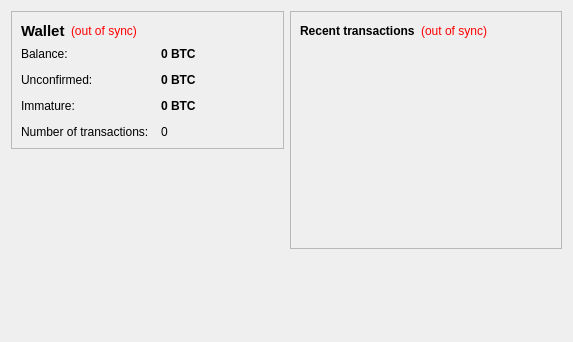
<?xml version="1.0" encoding="UTF-8"?>
<ui version="4.0">
 <class>OverviewPage</class>
 <widget class="QWidget" name="OverviewPage">
  <property name="geometry">
   <rect>
    <x>0</x>
    <y>0</y>
    <width>573</width>
    <height>342</height>
   </rect>
  </property>
  <property name="windowTitle">
   <string>Form</string>
  </property>
  <layout class="QHBoxLayout" name="horizontalLayout" stretch="1,1">
   <item>
    <layout class="QVBoxLayout" name="verticalLayout_2">
     <item>
      <widget class="QFrame" name="frame">
       <property name="frameShape">
        <enum>QFrame::StyledPanel</enum>
       </property>
       <property name="frameShadow">
        <enum>QFrame::Raised</enum>
       </property>
       <layout class="QVBoxLayout" name="verticalLayout_4">
        <item>
         <layout class="QHBoxLayout" name="horizontalLayout_4">
          <item>
           <widget class="QLabel" name="label_5">
            <property name="font">
             <font>
              <pointsize>11</pointsize>
              <weight>75</weight>
              <bold>true</bold>
             </font>
            </property>
            <property name="text">
             <string>Wallet</string>
            </property>
           </widget>
          </item>
          <item>
           <widget class="QLabel" name="labelWalletStatus">
            <property name="toolTip">
             <string>The displayed information may be out of date. Your wallet automatically synchronizes with the Freicoin network after a connection is established, but this process has not completed yet.</string>
            </property>
            <property name="styleSheet">
             <string notr="true">QLabel { color: red; }</string>
            </property>
            <property name="text">
             <string notr="true">(out of sync)</string>
            </property>
            <property name="alignment">
             <set>Qt::AlignLeading|Qt::AlignLeft|Qt::AlignVCenter</set>
            </property>
           </widget>
          </item>
          <item>
           <spacer name="horizontalSpacer_2">
            <property name="orientation">
             <enum>Qt::Horizontal</enum>
            </property>
            <property name="sizeHint" stdset="0">
             <size>
              <width>40</width>
              <height>20</height>
             </size>
            </property>
           </spacer>
          </item>
         </layout>
        </item>
        <item>
         <layout class="QFormLayout" name="formLayout_2">
          <property name="fieldGrowthPolicy">
           <enum>QFormLayout::AllNonFixedFieldsGrow</enum>
          </property>
          <property name="horizontalSpacing">
           <number>12</number>
          </property>
          <property name="verticalSpacing">
           <number>12</number>
          </property>
          <item row="0" column="0">
           <widget class="QLabel" name="label">
            <property name="text">
             <string>Balance:</string>
            </property>
           </widget>
          </item>
          <item row="0" column="1">
           <widget class="QLabel" name="labelBalance">
            <property name="font">
             <font>
              <weight>75</weight>
              <bold>true</bold>
             </font>
            </property>
            <property name="cursor">
             <cursorShape>IBeamCursor</cursorShape>
            </property>
            <property name="toolTip">
             <string>Your current balance</string>
            </property>
            <property name="text">
             <string notr="true">0 BTC</string>
            </property>
            <property name="textInteractionFlags">
             <set>Qt::LinksAccessibleByMouse|Qt::TextSelectableByKeyboard|Qt::TextSelectableByMouse</set>
            </property>
           </widget>
          </item>
          <item row="1" column="0">
           <widget class="QLabel" name="label_3">
            <property name="text">
             <string>Unconfirmed:</string>
            </property>
           </widget>
          </item>
          <item row="1" column="1">
           <widget class="QLabel" name="labelUnconfirmed">
            <property name="font">
             <font>
              <weight>75</weight>
              <bold>true</bold>
             </font>
            </property>
            <property name="cursor">
             <cursorShape>IBeamCursor</cursorShape>
            </property>
            <property name="toolTip">
             <string>Total of transactions that have yet to be confirmed, and do not yet count toward the current balance</string>
            </property>
            <property name="text">
             <string notr="true">0 BTC</string>
            </property>
            <property name="textInteractionFlags">
             <set>Qt::LinksAccessibleByMouse|Qt::TextSelectableByKeyboard|Qt::TextSelectableByMouse</set>
            </property>
           </widget>
          </item>
          <item row="3" column="0">
           <widget class="QLabel" name="label_2">
            <property name="text">
             <string>Number of transactions:</string>
            </property>
           </widget>
          </item>
          <item row="3" column="1">
           <widget class="QLabel" name="labelNumTransactions">
            <property name="toolTip">
             <string>Total number of transactions in wallet</string>
            </property>
            <property name="text">
             <string notr="true">0</string>
            </property>
           </widget>
          </item>
          <item row="2" column="0">
           <widget class="QLabel" name="labelImmatureText">
            <property name="text">
             <string>Immature:</string>
            </property>
           </widget>
          </item>
          <item row="2" column="1">
           <widget class="QLabel" name="labelImmature">
            <property name="font">
             <font>
              <weight>75</weight>
              <bold>true</bold>
             </font>
            </property>
            <property name="toolTip">
             <string>Mined balance that has not yet matured</string>
            </property>
            <property name="text">
             <string notr="true">0 BTC</string>
            </property>
            <property name="textInteractionFlags">
             <set>Qt::LinksAccessibleByMouse|Qt::TextSelectableByKeyboard|Qt::TextSelectableByMouse</set>
            </property>
           </widget>
          </item>
         </layout>
        </item>
       </layout>
      </widget>
     </item>
     <item>
      <spacer name="verticalSpacer">
       <property name="orientation">
        <enum>Qt::Vertical</enum>
       </property>
       <property name="sizeHint" stdset="0">
        <size>
         <width>20</width>
         <height>40</height>
        </size>
       </property>
      </spacer>
     </item>
    </layout>
   </item>
   <item>
    <layout class="QVBoxLayout" name="verticalLayout_3">
     <item>
      <widget class="QFrame" name="frame_2">
       <property name="frameShape">
        <enum>QFrame::StyledPanel</enum>
       </property>
       <property name="frameShadow">
        <enum>QFrame::Raised</enum>
       </property>
       <layout class="QVBoxLayout" name="verticalLayout">
        <item>
         <layout class="QHBoxLayout" name="horizontalLayout_2">
          <item>
           <widget class="QLabel" name="label_4">
            <property name="text">
             <string>&lt;b&gt;Recent transactions&lt;/b&gt;</string>
            </property>
           </widget>
          </item>
          <item>
           <widget class="QLabel" name="labelTransactionsStatus">
            <property name="toolTip">
             <string>The displayed information may be out of date. Your wallet automatically synchronizes with the Freicoin network after a connection is established, but this process has not completed yet.</string>
            </property>
            <property name="styleSheet">
             <string notr="true">QLabel { color: red; }</string>
            </property>
            <property name="text">
             <string notr="true">(out of sync)</string>
            </property>
            <property name="alignment">
             <set>Qt::AlignRight|Qt::AlignTrailing|Qt::AlignVCenter</set>
            </property>
           </widget>
          </item>
          <item>
           <spacer name="horizontalSpacer">
            <property name="orientation">
             <enum>Qt::Horizontal</enum>
            </property>
            <property name="sizeHint" stdset="0">
             <size>
              <width>40</width>
              <height>20</height>
             </size>
            </property>
           </spacer>
          </item>
         </layout>
        </item>
        <item>
         <widget class="QListView" name="listTransactions">
          <property name="styleSheet">
           <string notr="true">QListView { background: transparent; }</string>
          </property>
          <property name="frameShape">
           <enum>QFrame::NoFrame</enum>
          </property>
          <property name="verticalScrollBarPolicy">
           <enum>Qt::ScrollBarAlwaysOff</enum>
          </property>
          <property name="horizontalScrollBarPolicy">
           <enum>Qt::ScrollBarAlwaysOff</enum>
          </property>
          <property name="selectionMode">
           <enum>QAbstractItemView::NoSelection</enum>
          </property>
         </widget>
        </item>
       </layout>
      </widget>
     </item>
     <item>
      <spacer name="verticalSpacer_2">
       <property name="orientation">
        <enum>Qt::Vertical</enum>
       </property>
       <property name="sizeHint" stdset="0">
        <size>
         <width>20</width>
         <height>40</height>
        </size>
       </property>
      </spacer>
     </item>
    </layout>
   </item>
  </layout>
 </widget>
 <resources/>
 <connections/>
</ui>
